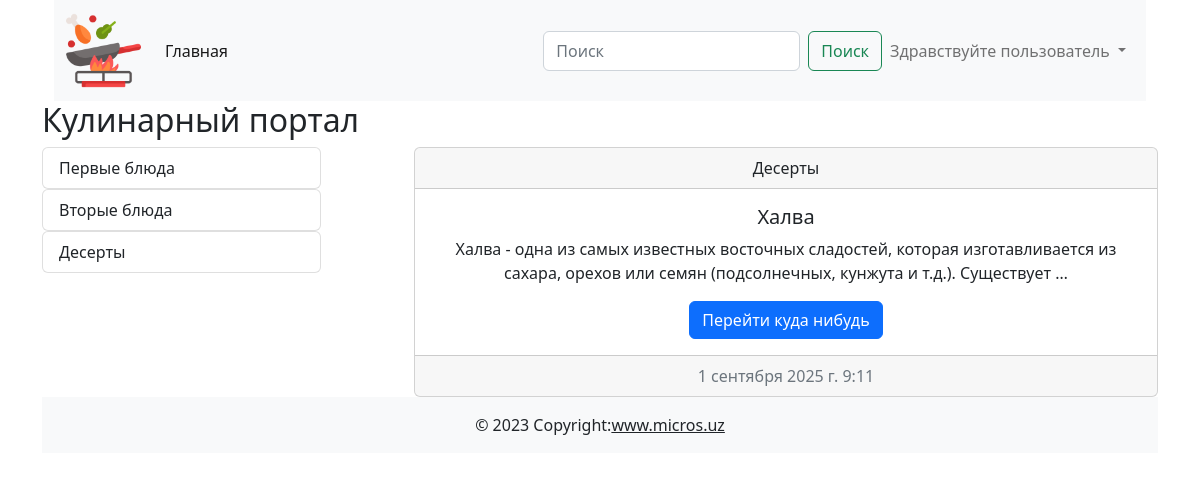
Screenshot of /category/3/ with the database file from the repository.
### cooking/models.py (models this page shows)
class Category(models.Model):
    title = models.CharField(max_length=255, verbose_name='Название категории')
    def __str__(self):
        return self.title
    def get_absolute_url(self):
        return reverse('category_list', kwargs={'pk': self.pk})
    class Meta:
        verbose_name = 'Категория'
        verbose_name_plural = 'Категории'

class Post(models.Model):
    title = models.CharField(max_length=255, verbose_name='Заголовок статьи')
    content = models.TextField(default='Скоро тут будет статья...', verbose_name='Текст статьи')
    created_at = models.DateTimeField(auto_now_add=True, verbose_name='Дата создания')
    updated_at = models.DateTimeField(auto_now=True, verbose_name='Дата обновления')
    photo = models.ImageField(upload_to='photos/', blank=True, null=True, verbose_name='Изображения')
    watched = models.IntegerField(default=0, verbose_name='Просмотры')
    is_published = models.BooleanField(default=True, verbose_name='Публикация')
    category = models.ForeignKey(Category, on_delete=models.CASCADE, related_name='posts', verbose_name='Категория')
    def __str__(self):
        return self.title
    def get_absolute_url(self):
        return reverse('post_detail', kwargs={'pk': self.pk})
    class Meta:
        verbose_name = 'Пост'
        verbose_name_plural = 'Посты'

### cooking/views.py (the view)
# urls.py: path('category/<int:pk>/', category_list, name='category_list'),
def category_list(request, pk):
    posts = Post.objects.filter(category_id=pk)
    context = {
        'title': posts[0].category,
        'posts': posts
    }
    return render(request, 'cooking/index.html', context)

### cooking/templatetags/blog_tags.py (called while the page is built)
@register.simple_tag()
def get_all_categories():
    return Category.objects.all()

### cooking/templates/cooking/index.html
{% extends 'base.html' %}
{% load blog_tags %}
{% block main %}
<h2>Кулинарный портал</h2>
<div class="d-flex justify-content-between">
    <div class="col-3">
        {% get_all_categories as categories %}
        {% for category in categories %}
        {% include 'cooking/components/_category_buttons.html' %}
        {% endfor %}
    </div>
    <div class="col-8">
        {% for post in posts %}
        {% include 'cooking/components/_post_list.html' %}
        {% endfor %}
    </div>
</div>
{% endblock main %}

### cooking/templates/cooking/components/_category_buttons.html
<div class="list-group">
    <a href="{{ category.get_absolute_url }}" class="list-group-item list-group-item-action">{{ category }}</a>
</div>

### cooking/templates/cooking/components/_post_list.html
<div class="card text-center">
    <div class="card-header">{{ post.category }}</div>
    <div class="card-body"><h5 class="card-title">{{ post }}</h5>
        <p class="card-text">{{ post.content | truncatewords:20 }}</p><a href="{{ post.get_absolute_url }}" class="btn btn-primary">Перейти куда нибудь</a>
    </div>
    <div class="card-footer text-muted">{{ post.created_at }}</div>
</div>

### rows the page displays
Category: title "Первые блюда"
Category: title "Вторые блюда"
Category: title "Десерты"
Post: category "Десерты", title "Халва", content "Халва - одна из самых известных восточных сладостей, которая изготавливается из сахара, орехов или семян (подсолнечных, кунжута и т.д.). Существует …", created_at "1 сентября 2025 г. 9:11"
